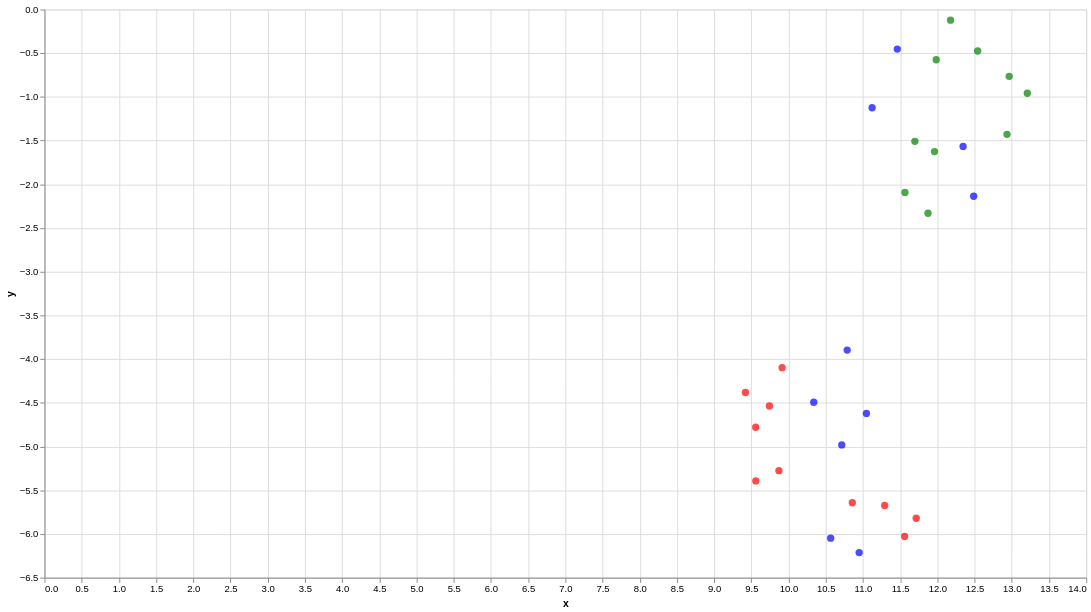

Here is the notebook cell this chart was saved with:
### Code cell
#Now reduce dimensions a lot
# now use openai new models
from openai import OpenAI
client = OpenAI()
client.api_key = os.getenv('OPENAI_API_KEY_NOT_AZURE')

response_te3_large_32 = client.embeddings.create(
    input=sentences,
    dimensions=32,
    model="text-embedding-3-large"
)

embeddings_te3_large_32 = []
for data in response_te3_large_32.data:
    embeddings_te3_large_32.append(data.embedding)

chart = plot_embeddings(sentences, embeddings_te3_large_32)
chart.interactive()

### Figure 1 — Vega-Lite specification as saved in the notebook (floating-point values rounded to 4 significant figures)
{"config": {"view": {"continuousWidth": 300, "continuousHeight": 300}}, "data": {"name": "data-34b9a999b26a786edf986816e09d988c"}, "mark": {"type": "circle", "size": 60}, "encoding": {"color": {"field": "color", "scale": null, "type": "nominal"}, "tooltip": [{"field": "text", "type": "nominal"}], "x": {"field": "x", "type": "quantitative"}, "y": {"field": "y", "type": "quantitative"}}, "height": 600, "params": [{"name": "param_7", "select": {"type": "interval", "encodings": ["x", "y"]}, "bind": "scales"}], "width": 1100, "$schema": "https://vega.github.io/schema/vega-lite/v5.20.1.json", "datasets": {"data-34b9a999b26a786edf986816e09d988c": [{"x": 10.34, "y": -4.494, "text": "I planted a maple tree in the backyard.", "color": "blue"}, {"x": 12.49, "y": -2.136, "text": "The tree provides shade during hot summer days.", "color": "blue"}, {"x": 12.35, "y": -1.567, "text": "We sat under the old oak tree.", "color": "blue"}, {"x": 11.46, "y": -0.4535, "text": "The tree blossoms in the spring.", "color": "blue"}, {"x": 11.12, "y": -1.124, "text": "The apple tree bears fruit every autumn.", "color": "blue"}, {"x": 10.71, "y": -4.981, "text": "The tree's roots were deep in the ground.", "color": "blue"}, {"x": 10.57, "y": -6.048, "text": "The tree's leaves turned yellow and fell off.", "color": "blue"}, {"x": 10.79, "y": -3.896, "text": "The pine tree stood tall in the forest.", "color": "blue"}, {"x": 11.05, "y": -4.621, "text": "The willow tree hung over the pond.", "color": "blue"}, {"x": 10.95, "y": -6.213, "text": "The tree was cut down to make room for new construction.", "color": "blue"}, {"x": 9.87, "y": -5.275, "text": "The binary tree is a fundamental data structure in computer science.", "color": "red"}, {"x": 11.56, "y": -6.029, "text": "Each node in the tree stores a piece of data.", "color": "red"}, {"x": 9.743, "y": -4.536, "text": "The tree structure allows efficient search and sort operations.", "color": "red"}, {"x": 9.42, "y": -4.381, "text": "The tree is traversed in a pre-order, in-order, or post-order manner.", "color": "red"}, {"x": 9.558, "y": -4.779, "text": "A balanced binary tree offers optimal performance.", "color": "red"}, {"x": 10.86, "y": -5.643, "text": "The tree's root node has no parent.", "color": "red"}, {"x": 11.72, "y": -5.82, "text": "Each node in the tree has a link to its parent and children.", "color": "red"}, {"x": 11.29, "y": -5.674, "text": "The tree's leaf nodes have no children.", "color": "red"}, {"x": 9.56, "y": -5.393, "text": "A tree in computer science is not necessarily rooted.", "color": "red"}, {"x": 9.913, "y": -4.098, "text": "The tree algorithm was implemented recursively.", "color": "red"}, {"x": 11.96, "y": -1.626, "text": "My family tree traces back to the 16th century.", "color": "green"}, {"x": 12.94, "y": -1.429, "text": "I am researching my family tree.", "color": "green"}, {"x": 11.87, "y": -2.331, "text": "My family tree has branches all over the world.", "color": "green"}, {"x": 11.98, "y": -0.5752, "text": "The family tree shows our genealogy.", "color": "green"}, {"x": 12.96, "y": -0.7651, "text": "I found an interesting ancestor in our family tree.", "color": "green"}, {"x": 11.56, "y": -2.094, "text": "My family tree is quite complex.", "color": "green"}, {"x": 11.7, "y": -1.509, "text": "Our family tree includes several notable individuals.", "color": "green"}, {"x": 12.18, "y": -0.1227, "text": "The family tree reveals our heritage.", "color": "green"}, {"x": 13.21, "y": -0.9585, "text": "I discovered distant relatives through the family tree.", "color": "green"}, {"x": 12.54, "y": -0.475, "text": "The family tree helps us understand our roots.", "color": "green"}]}}
